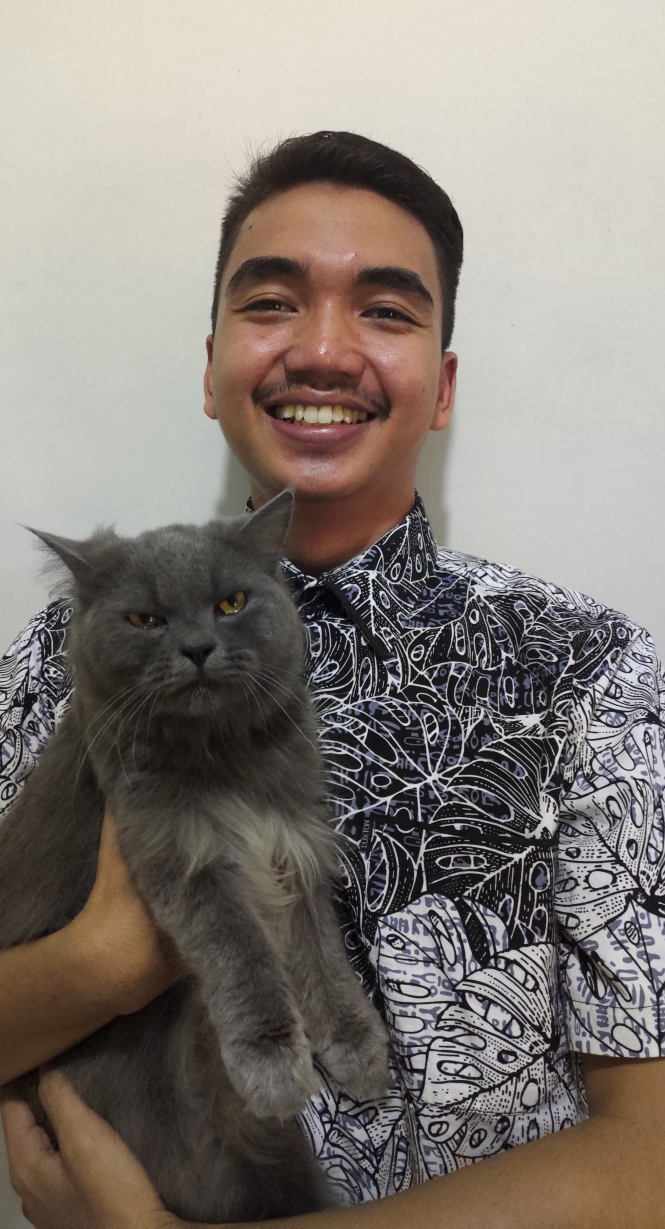
#> input picture ibun.jpg, 3989 x 7371 px (shown at 1/6 size)
$ python image.py
#> lines starting #> are read from the running program, lines starting #| are printed output that depends on the picture; after the words box and inside, x2 and y2 are one past the last pixel; in counts of white or black regions, pixels touching at a corner belong together
#Tresholding
import cv2
import numpy as np

img = cv2.imread('ibun.jpg')
#> img is the input picture: shape (7371, 3989, 3); mean B, G, R 117.4, 123.7, 131.6
h,w = img.shape[:2]
#> h = 7371; w = 3989
new_h, new_w = int(h/12),int(w/12)
#> new_h = 614; new_w = 332

resizeImg = cv2.resize(img, (new_w,new_h))
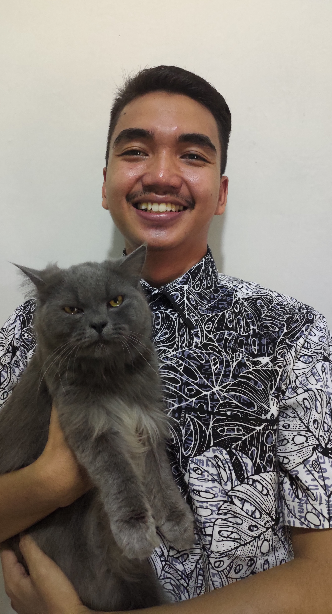
#> resizeImg: shape (614, 332, 3); mean B, G, R 117.3, 123.7, 131.6
gray = cv2.cvtColor(resizeImg, cv2.COLOR_BGR2GRAY)
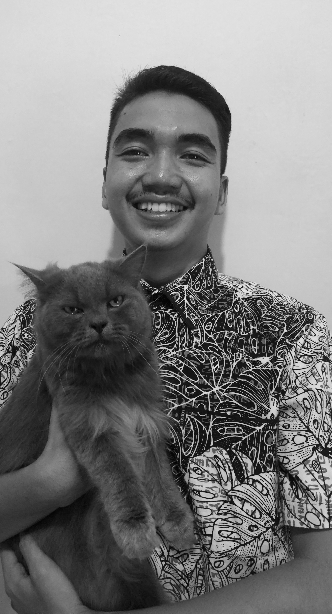
#> gray: shape (614, 332); min 0, max 233, mean 125.3
ret, thresh = cv2.threshold(gray, 128, 255, cv2.THRESH_BINARY)
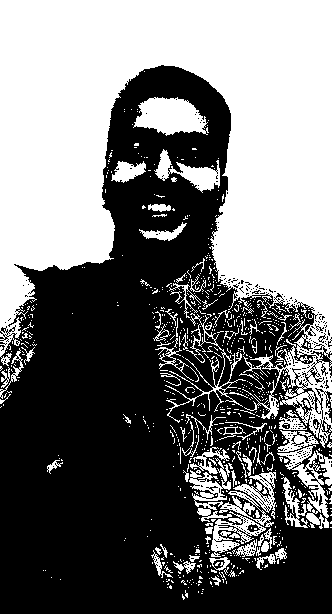
#> thresh: shape (614, 332); 45.6% white; 802 white regions (720 under 20 px), largest, box (x1, y1, x2, y2) and area: (0, 0, 332, 448) 76040, (189, 454, 276, 527) 2231, (133, 97, 209, 136) 1981

cv2.imshow('Threshold', thresh)
cv2.waitKey(0)

$ run again, with Capek2.jpg copied over ibun.jpg
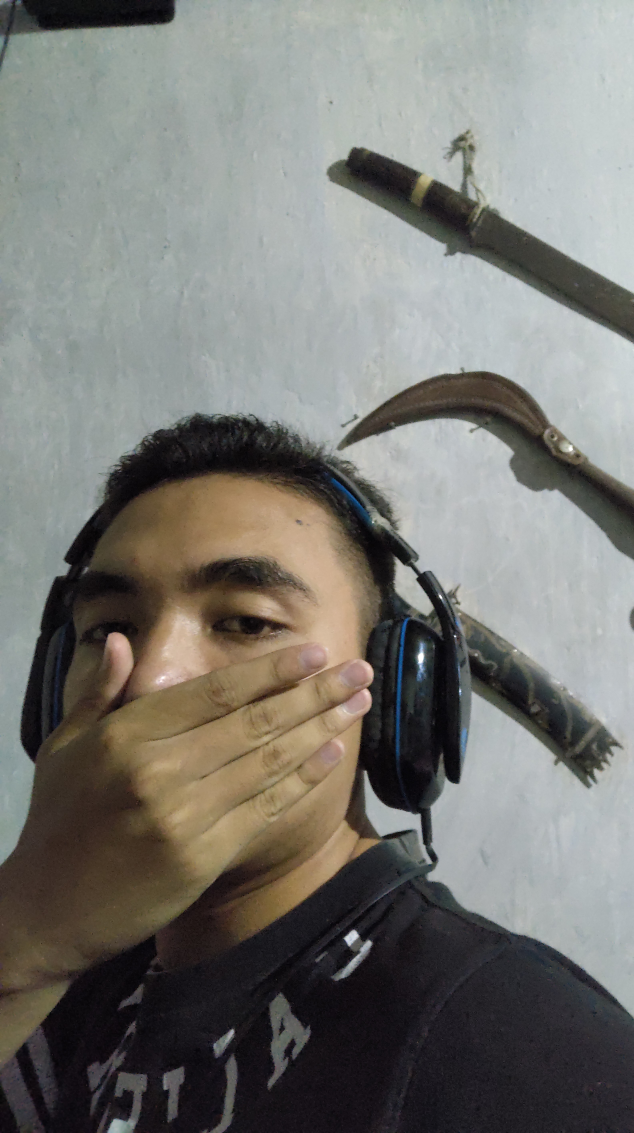
#> input picture Capek2.jpg, 3169 x 5664 px (shown at 1/5 size)
#> img is the input picture: shape (5664, 3169, 3); mean B, G, R 115.1, 120, 120.7
#> `gray = cv2.cvtColor(resizeImg, cv2.COLOR_BGR2GRAY)`:
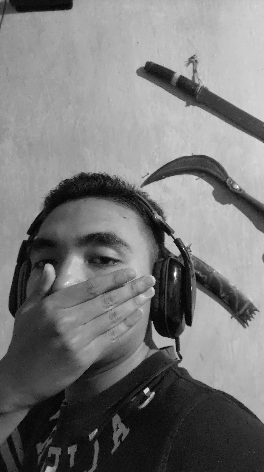
#> gray: shape (472, 264); min 1, max 255, mean 119.7
#> `ret, thresh = cv2.threshold(gray, 128, 255, cv2.THRESH_BINARY)`:
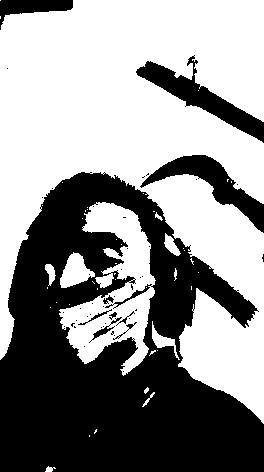
#> thresh: shape (472, 264); 56.4% white; 47 black regions (37 under 20 px), largest, box (x1, y1, x2, y2) and area: (0, 172, 264, 472) 47492, (136, 55, 264, 143) 2778, (140, 155, 264, 233) 2615
